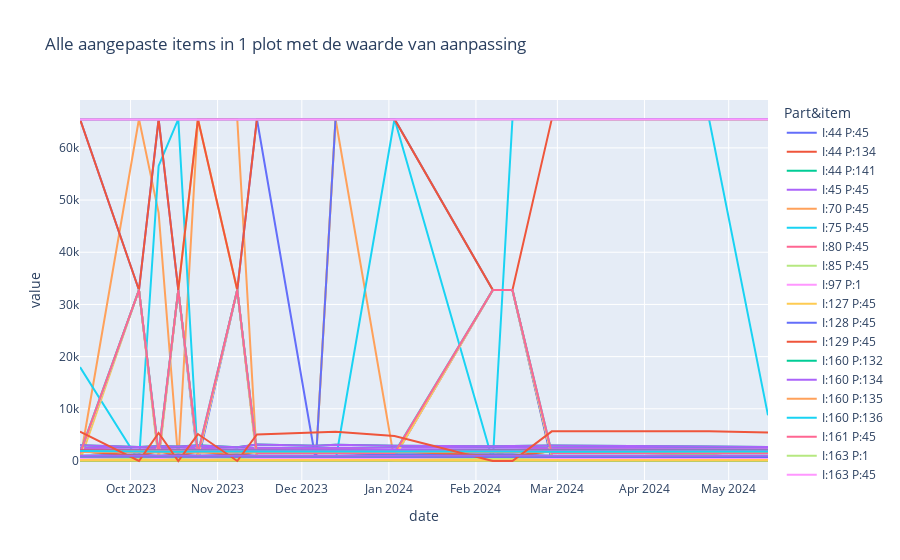

The cell this chart's notebook holds for it:
### Code cell
plotting = be5201[be5201["Part&item"].isin(pI)]

fig = px.line(plotting, x="date", y ="value" ,color="Part&item", title = f"Alle aangepaste items in 1 plot met de waarde van aanpassing")
fig.show()

### Figure 1 — Plotly figure (JSON) as saved in the notebook; plotly's stock layout.template omitted (floating-point values rounded to 4 significant figures)
{"data": [{"hovertemplate": "Part&item=I:44 P:45<br>date=%{x}<br>value=%{y}<extra></extra>", "legendgroup": "I:44 P:45", "line": {"color": "#636efa", "dash": "solid"}, "marker": {"symbol": "circle"}, "mode": "lines", "name": "I:44 P:45", "orientation": "v", "showlegend": true, "type": "scatter", "x": ["2023-09-13", "2023-10-04", "2023-10-11", "2023-10-18", "2023-10-25", "2023-11-08", "2023-11-15", "2023-12-06", "2023-12-13", "2024-01-03", "2024-02-07", "2024-02-14", "2024-02-28", "2024-04-24", "2024-05-15"], "xaxis": "x", "y": [430, 0, 404, 0, 394, 0, 389, 419, 424, 10, 0, 0, 428, 426, 418], "yaxis": "y"}, {"hovertemplate": "Part&item=I:44 P:134<br>date=%{x}<br>value=%{y}<extra></extra>", "legendgroup": "I:44 P:134", "line": {"color": "#EF553B", "dash": "solid"}, "marker": {"symbol": "circle"}, "mode": "lines", "name": "I:44 P:134", "orientation": "v", "showlegend": true, "type": "scatter", "x": ["2023-09-13", "2023-10-04", "2023-10-11", "2023-10-18", "2023-10-25", "2023-11-08", "2023-11-15", "2023-12-06", "2023-12-13", "2024-01-03", "2024-02-07", "2024-02-14", "2024-02-28", "2024-04-24", "2024-05-15"], "xaxis": "x", "y": [433, 433, 403, 403, 403, 403, 403, 403, 403, 403, 403, 403, 425, 425, 413], "yaxis": "y"}, {"hovertemplate": "Part&item=I:44 P:141<br>date=%{x}<br>value=%{y}<extra></extra>", "legendgroup": "I:44 P:141", "line": {"color": "#00cc96", "dash": "solid"}, "marker": {"symbol": "circle"}, "mode": "lines", "name": "I:44 P:141", "orientation": "v", "showlegend": true, "type": "scatter", "x": ["2023-09-13", "2023-10-04", "2023-10-11", "2023-10-18", "2023-10-25", "2023-11-08", "2023-11-15", "2023-12-06", "2023-12-13", "2024-01-03", "2024-02-07", "2024-02-14", "2024-02-28", "2024-04-24", "2024-05-15"], "xaxis": "x", "y": [610, 610, 605, 605, 605, 605, 605, 605, 605, 605, 605, 605, 603, 603, 600], "yaxis": "y"}, {"hovertemplate": "Part&item=I:45 P:45<br>date=%{x}<br>value=%{y}<extra></extra>", "legendgroup": "I:45 P:45", "line": {"color": "#ab63fa", "dash": "solid"}, "marker": {"symbol": "circle"}, "mode": "lines", "name": "I:45 P:45", "orientation": "v", "showlegend": true, "type": "scatter", "x": ["2023-09-13", "2023-10-04", "2023-10-11", "2023-10-18", "2023-10-25", "2023-11-08", "2023-11-15", "2023-12-06", "2023-12-13", "2024-01-03", "2024-02-07", "2024-02-14", "2024-02-28", "2024-04-24", "2024-05-15"], "xaxis": "x", "y": [430, 0, 404, 0, 391, 0, 388, 419, 425, 10, 0, 0, 427, 427, 417], "yaxis": "y"}, {"hovertemplate": "Part&item=I:70 P:45<br>date=%{x}<br>value=%{y}<extra></extra>", "legendgroup": "I:70 P:45", "line": {"color": "#FFA15A", "dash": "solid"}, "marker": {"symbol": "circle"}, "mode": "lines", "name": "I:70 P:45", "orientation": "v", "showlegend": true, "type": "scatter", "x": ["2023-09-13", "2023-10-04", "2023-10-11", "2023-10-18", "2023-10-25", "2023-11-08", "2023-11-15", "2023-12-06", "2023-12-13", "2024-01-03", "2024-02-07", "2024-02-14", "2024-02-28", "2024-04-24", "2024-05-15"], "xaxis": "x", "y": [6, 65532, 47543, 10, 65530, 65532, 10, 4, 65532, 4, 8, 0, 4, 8, 8], "yaxis": "y"}, {"hovertemplate": "Part&item=I:75 P:45<br>date=%{x}<br>value=%{y}<extra></extra>", "legendgroup": "I:75 P:45", "line": {"color": "#19d3f3", "dash": "solid"}, "marker": {"symbol": "circle"}, "mode": "lines", "name": "I:75 P:45", "orientation": "v", "showlegend": true, "type": "scatter", "x": ["2023-09-13", "2023-10-04", "2023-10-11", "2023-10-18", "2023-10-25", "2023-11-08", "2023-11-15", "2023-12-06", "2023-12-13", "2024-01-03", "2024-02-07", "2024-02-14", "2024-02-28", "2024-04-24", "2024-05-15"], "xaxis": "x", "y": [17984, 0, 56540, 65524, 4, 0, 4, 0, 0, 65532, 0, 65532, 65532, 65532, 8752], "yaxis": "y"}, {"hovertemplate": "Part&item=I:80 P:45<br>date=%{x}<br>value=%{y}<extra></extra>", "legendgroup": "I:80 P:45", "line": {"color": "#FF6692", "dash": "solid"}, "marker": {"symbol": "circle"}, "mode": "lines", "name": "I:80 P:45", "orientation": "v", "showlegend": true, "type": "scatter", "x": ["2023-09-13", "2023-10-04", "2023-10-11", "2023-10-18", "2023-10-25", "2023-11-08", "2023-11-15", "2023-12-06", "2023-12-13", "2024-01-03", "2024-02-07", "2024-02-14", "2024-02-28", "2024-04-24", "2024-05-15"], "xaxis": "x", "y": [1998, 500, 497, 501, 500, 500, 2001, 1999, 1998, 500, 2000, 501, 1999, 1199, 151], "yaxis": "y"}, {"hovertemplate": "Part&item=I:85 P:45<br>date=%{x}<br>value=%{y}<extra></extra>", "legendgroup": "I:85 P:45", "line": {"color": "#B6E880", "dash": "solid"}, "marker": {"symbol": "circle"}, "mode": "lines", "name": "I:85 P:45", "orientation": "v", "showlegend": true, "type": "scatter", "x": ["2023-09-13", "2023-10-04", "2023-10-11", "2023-10-18", "2023-10-25", "2023-11-08", "2023-11-15", "2023-12-06", "2023-12-13", "2024-01-03", "2024-02-07", "2024-02-14", "2024-02-28", "2024-04-24", "2024-05-15"], "xaxis": "x", "y": [1999, 500, 501, 500, 500, 500, 1999, 1998, 1999, 501, 2000, 499, 1998, 1199, 151], "yaxis": "y"}, {"hovertemplate": "Part&item=I:97 P:1<br>date=%{x}<br>value=%{y}<extra></extra>", "legendgroup": "I:97 P:1", "line": {"color": "#FF97FF", "dash": "solid"}, "marker": {"symbol": "circle"}, "mode": "lines", "name": "I:97 P:1", "orientation": "v", "showlegend": true, "type": "scatter", "x": ["2023-09-13", "2023-10-04", "2023-10-11", "2023-10-18", "2023-10-25", "2023-11-08", "2023-11-15", "2023-12-06", "2023-12-13", "2024-01-03", "2024-02-07", "2024-02-14", "2024-02-28", "2024-04-24", "2024-05-15"], "xaxis": "x", "y": [2001, 2001, 2001, 2001, 2001, 2001, 2001, 2001, 2001, 2070, 2070, 2070, 2070, 2070, 2070], "yaxis": "y"}, {"hovertemplate": "Part&item=I:127 P:45<br>date=%{x}<br>value=%{y}<extra></extra>", "legendgroup": "I:127 P:45", "line": {"color": "#FECB52", "dash": "solid"}, "marker": {"symbol": "circle"}, "mode": "lines", "name": "I:127 P:45", "orientation": "v", "showlegend": true, "type": "scatter", "x": ["2023-09-13", "2023-10-04", "2023-10-11", "2023-10-18", "2023-10-25", "2023-11-08", "2023-11-15", "2023-12-06", "2023-12-13", "2024-01-03", "2024-02-07", "2024-02-14", "2024-02-28", "2024-04-24", "2024-05-15"], "xaxis": "x", "y": [0, 32768, 2, 32768, 65532, 32768, 0, 0, 65535, 65519, 32768, 32768, 1, 0, 1], "yaxis": "y"}, {"hovertemplate": "Part&item=I:128 P:45<br>date=%{x}<br>value=%{y}<extra></extra>", "legendgroup": "I:128 P:45", "line": {"color": "#636efa", "dash": "solid"}, "marker": {"symbol": "circle"}, "mode": "lines", "name": "I:128 P:45", "orientation": "v", "showlegend": true, "type": "scatter", "x": ["2023-09-13", "2023-10-04", "2023-10-11", "2023-10-18", "2023-10-25", "2023-11-08", "2023-11-15", "2023-12-06", "2023-12-13", "2024-01-03", "2024-02-07", "2024-02-14", "2024-02-28", "2024-04-24", "2024-05-15"], "xaxis": "x", "y": [65535, 32768, 65523, 32768, 2, 32768, 65534, 2, 65535, 65524, 32768, 32768, 0, 1, 8], "yaxis": "y"}, {"hovertemplate": "Part&item=I:129 P:45<br>date=%{x}<br>value=%{y}<extra></extra>", "legendgroup": "I:129 P:45", "line": {"color": "#EF553B", "dash": "solid"}, "marker": {"symbol": "circle"}, "mode": "lines", "name": "I:129 P:45", "orientation": "v", "showlegend": true, "type": "scatter", "x": ["2023-09-13", "2023-10-04", "2023-10-11", "2023-10-18", "2023-10-25", "2023-11-08", "2023-11-15", "2023-12-06", "2023-12-13", "2024-01-03", "2024-02-07", "2024-02-14", "2024-02-28", "2024-04-24", "2024-05-15"], "xaxis": "x", "y": [65505, 32768, 65509, 32768, 65505, 32768, 65504, 65507, 65516, 65511, 32768, 32768, 65510, 65508, 65495], "yaxis": "y"}, {"hovertemplate": "Part&item=I:160 P:132<br>date=%{x}<br>value=%{y}<extra></extra>", "legendgroup": "I:160 P:132", "line": {"color": "#00cc96", "dash": "solid"}, "marker": {"symbol": "circle"}, "mode": "lines", "name": "I:160 P:132", "orientation": "v", "showlegend": true, "type": "scatter", "x": ["2023-09-13", "2023-10-04", "2023-10-11", "2023-10-18", "2023-10-25", "2023-11-08", "2023-11-15", "2023-12-06", "2023-12-13", "2024-01-03", "2024-02-07", "2024-02-14", "2024-02-28", "2024-04-24", "2024-05-15"], "xaxis": "x", "y": [1924, 1929, 1929, 1929, 1929, 1929, 1929, 1929, 1929, 1929, 1929, 1929, 1929, 1929, 1929], "yaxis": "y"}, {"hovertemplate": "Part&item=I:160 P:134<br>date=%{x}<br>value=%{y}<extra></extra>", "legendgroup": "I:160 P:134", "line": {"color": "#ab63fa", "dash": "solid"}, "marker": {"symbol": "circle"}, "mode": "lines", "name": "I:160 P:134", "orientation": "v", "showlegend": true, "type": "scatter", "x": ["2023-09-13", "2023-10-04", "2023-10-11", "2023-10-18", "2023-10-25", "2023-11-08", "2023-11-15", "2023-12-06", "2023-12-13", "2024-01-03", "2024-02-07", "2024-02-14", "2024-02-28", "2024-04-24", "2024-05-15"], "xaxis": "x", "y": [1920, 1918, 1918, 1918, 1918, 1918, 1918, 1918, 1918, 1918, 1918, 1918, 1918, 1918, 1918], "yaxis": "y"}, {"hovertemplate": "Part&item=I:160 P:135<br>date=%{x}<br>value=%{y}<extra></extra>", "legendgroup": "I:160 P:135", "line": {"color": "#FFA15A", "dash": "solid"}, "marker": {"symbol": "circle"}, "mode": "lines", "name": "I:160 P:135", "orientation": "v", "showlegend": true, "type": "scatter", "x": ["2023-09-13", "2023-10-04", "2023-10-11", "2023-10-18", "2023-10-25", "2023-11-08", "2023-11-15", "2023-12-06", "2023-12-13", "2024-01-03", "2024-02-07", "2024-02-14", "2024-02-28", "2024-04-24", "2024-05-15"], "xaxis": "x", "y": [1924, 1931, 1931, 1931, 1931, 1931, 1931, 1931, 1931, 1931, 1931, 1931, 1931, 1931, 1931], "yaxis": "y"}, {"hovertemplate": "Part&item=I:160 P:136<br>date=%{x}<br>value=%{y}<extra></extra>", "legendgroup": "I:160 P:136", "line": {"color": "#19d3f3", "dash": "solid"}, "marker": {"symbol": "circle"}, "mode": "lines", "name": "I:160 P:136", "orientation": "v", "showlegend": true, "type": "scatter", "x": ["2023-09-13", "2023-10-04", "2023-10-11", "2023-10-18", "2023-10-25", "2023-11-08", "2023-11-15", "2023-12-06", "2023-12-13", "2024-01-03", "2024-02-07", "2024-02-14", "2024-02-28", "2024-04-24", "2024-05-15"], "xaxis": "x", "y": [2053, 2057, 2057, 2057, 2057, 2057, 2057, 2057, 2057, 2057, 2057, 2057, 2057, 2057, 2057], "yaxis": "y"}, {"hovertemplate": "Part&item=I:161 P:45<br>date=%{x}<br>value=%{y}<extra></extra>", "legendgroup": "I:161 P:45", "line": {"color": "#FF6692", "dash": "solid"}, "marker": {"symbol": "circle"}, "mode": "lines", "name": "I:161 P:45", "orientation": "v", "showlegend": true, "type": "scatter", "x": ["2023-09-13", "2023-10-04", "2023-10-11", "2023-10-18", "2023-10-25", "2023-11-08", "2023-11-15", "2023-12-06", "2023-12-13", "2024-01-03", "2024-02-07", "2024-02-14", "2024-02-28", "2024-04-24", "2024-05-15"], "xaxis": "x", "y": [2509, 2001, 2562, 2003, 2569, 2001, 2513, 2535, 2500, 2074, 2072, 2070, 2562, 2589, 2606], "yaxis": "y"}, {"hovertemplate": "Part&item=I:163 P:1<br>date=%{x}<br>value=%{y}<extra></extra>", "legendgroup": "I:163 P:1", "line": {"color": "#B6E880", "dash": "solid"}, "marker": {"symbol": "circle"}, "mode": "lines", "name": "I:163 P:1", "orientation": "v", "showlegend": true, "type": "scatter", "x": ["2023-09-13", "2023-10-04", "2023-10-11", "2023-10-18", "2023-10-25", "2023-11-08", "2023-11-15", "2023-12-06", "2023-12-13", "2024-01-03", "2024-02-07", "2024-02-14", "2024-02-28", "2024-04-24", "2024-05-15"], "xaxis": "x", "y": [1730, 1630, 1630, 1630, 1630, 1630, 1630, 1770, 1770, 1770, 1770, 1770, 1770, 1770, 1770], "yaxis": "y"}, {"hovertemplate": "Part&item=I:163 P:45<br>date=%{x}<br>value=%{y}<extra></extra>", "legendgroup": "I:163 P:45", "line": {"color": "#FF97FF", "dash": "solid"}, "marker": {"symbol": "circle"}, "mode": "lines", "name": "I:163 P:45", "orientation": "v", "showlegend": true, "type": "scatter", "x": ["2023-09-13", "2023-10-04", "2023-10-11", "2023-10-18", "2023-10-25", "2023-11-08", "2023-11-15", "2023-12-06", "2023-12-13", "2024-01-03", "2024-02-07", "2024-02-14", "2024-02-28", "2024-04-24", "2024-05-15"], "xaxis": "x", "y": [1729, 1629, 1629, 1629, 1632, 1629, 1629, 1770, 1770, 1771, 1771, 1768, 1770, 1770, 1770], "yaxis": "y"}, {"hovertemplate": "Part&item=I:164 P:1<br>date=%{x}<br>value=%{y}<extra></extra>", "legendgroup": "I:164 P:1", "line": {"color": "#FECB52", "dash": "solid"}, "marker": {"symbol": "circle"}, "mode": "lines", "name": "I:164 P:1", "orientation": "v", "showlegend": true, "type": "scatter", "x": ["2023-09-13", "2023-10-04", "2023-10-11", "2023-10-18", "2023-10-25", "2023-11-08", "2023-11-15", "2023-12-06", "2023-12-13", "2024-01-03", "2024-02-07", "2024-02-14", "2024-02-28", "2024-04-24", "2024-05-15"], "xaxis": "x", "y": [65455, 65443, 65443, 65443, 65454, 65454, 65462, 65492, 65489, 65489, 65489, 65489, 65496, 65484, 65485], "yaxis": "y"}, {"hovertemplate": "Part&item=I:164 P:45<br>date=%{x}<br>value=%{y}<extra></extra>", "legendgroup": "I:164 P:45", "line": {"color": "#636efa", "dash": "solid"}, "marker": {"symbol": "circle"}, "mode": "lines", "name": "I:164 P:45", "orientation": "v", "showlegend": true, "type": "scatter", "x": ["2023-09-13", "2023-10-04", "2023-10-11", "2023-10-18", "2023-10-25", "2023-11-08", "2023-11-15", "2023-12-06", "2023-12-13", "2024-01-03", "2024-02-07", "2024-02-14", "2024-02-28", "2024-04-24", "2024-05-15"], "xaxis": "x", "y": [65456, 65445, 65428, 65445, 65458, 65456, 65464, 65495, 65493, 65493, 65492, 65492, 65496, 65486, 65477], "yaxis": "y"}, {"hovertemplate": "Part&item=I:165 P:1<br>date=%{x}<br>value=%{y}<extra></extra>", "legendgroup": "I:165 P:1", "line": {"color": "#EF553B", "dash": "solid"}, "marker": {"symbol": "circle"}, "mode": "lines", "name": "I:165 P:1", "orientation": "v", "showlegend": true, "type": "scatter", "x": ["2023-09-13", "2023-10-04", "2023-10-11", "2023-10-18", "2023-10-25", "2023-11-08", "2023-11-15", "2023-12-06", "2023-12-13", "2024-01-03", "2024-02-07", "2024-02-14", "2024-02-28", "2024-04-24", "2024-05-15"], "xaxis": "x", "y": [29, 32, 32, 32, 24, 24, 30, 60, 54, 54, 54, 54, 60, 60, 28], "yaxis": "y"}, {"hovertemplate": "Part&item=I:165 P:45<br>date=%{x}<br>value=%{y}<extra></extra>", "legendgroup": "I:165 P:45", "line": {"color": "#00cc96", "dash": "solid"}, "marker": {"symbol": "circle"}, "mode": "lines", "name": "I:165 P:45", "orientation": "v", "showlegend": true, "type": "scatter", "x": ["2023-09-13", "2023-10-04", "2023-10-11", "2023-10-18", "2023-10-25", "2023-11-08", "2023-11-15", "2023-12-06", "2023-12-13", "2024-01-03", "2024-02-07", "2024-02-14", "2024-02-28", "2024-04-24", "2024-05-15"], "xaxis": "x", "y": [19, 22, 102, 22, 14, 14, 20, 50, 44, 44, 44, 44, 50, 50, 18], "yaxis": "y"}, {"hovertemplate": "Part&item=I:187 P:1<br>date=%{x}<br>value=%{y}<extra></extra>", "legendgroup": "I:187 P:1", "line": {"color": "#ab63fa", "dash": "solid"}, "marker": {"symbol": "circle"}, "mode": "lines", "name": "I:187 P:1", "orientation": "v", "showlegend": true, "type": "scatter", "x": ["2023-09-13", "2023-10-04", "2023-10-11", "2023-10-18", "2023-10-25", "2023-11-08", "2023-11-15", "2023-12-06", "2023-12-13", "2024-01-03", "2024-02-07", "2024-02-14", "2024-02-28", "2024-04-24", "2024-05-15"], "xaxis": "x", "y": [2539, 2529, 2529, 2529, 2529, 2529, 2537, 2535, 2538, 2538, 2538, 2538, 2538, 2538, 2535], "yaxis": "y"}, {"hovertemplate": "Part&item=I:190 P:45<br>date=%{x}<br>value=%{y}<extra></extra>", "legendgroup": "I:190 P:45", "line": {"color": "#FFA15A", "dash": "solid"}, "marker": {"symbol": "circle"}, "mode": "lines", "name": "I:190 P:45", "orientation": "v", "showlegend": true, "type": "scatter", "x": ["2023-09-13", "2023-10-04", "2023-10-11", "2023-10-18", "2023-10-25", "2023-11-08", "2023-11-15", "2023-12-06", "2023-12-13", "2024-01-03", "2024-02-07", "2024-02-14", "2024-02-28", "2024-04-24", "2024-05-15"], "xaxis": "x", "y": [902, 32768, 854, 32768, 826, 32768, 815, 886, 902, 780, 32768, 32768, 912, 913, 877], "yaxis": "y"}, {"hovertemplate": "Part&item=I:191 P:45<br>date=%{x}<br>value=%{y}<extra></extra>", "legendgroup": "I:191 P:45", "line": {"color": "#19d3f3", "dash": "solid"}, "marker": {"symbol": "circle"}, "mode": "lines", "name": "I:191 P:45", "orientation": "v", "showlegend": true, "type": "scatter", "x": ["2023-09-13", "2023-10-04", "2023-10-11", "2023-10-18", "2023-10-25", "2023-11-08", "2023-11-15", "2023-12-06", "2023-12-13", "2024-01-03", "2024-02-07", "2024-02-14", "2024-02-28", "2024-04-24", "2024-05-15"], "xaxis": "x", "y": [896, 32768, 856, 32768, 823, 32768, 810, 881, 895, 753, 32768, 32768, 903, 907, 872], "yaxis": "y"}, {"hovertemplate": "Part&item=I:192 P:45<br>date=%{x}<br>value=%{y}<extra></extra>", "legendgroup": "I:192 P:45", "line": {"color": "#FF6692", "dash": "solid"}, "marker": {"symbol": "circle"}, "mode": "lines", "name": "I:192 P:45", "orientation": "v", "showlegend": true, "type": "scatter", "x": ["2023-09-13", "2023-10-04", "2023-10-11", "2023-10-18", "2023-10-25", "2023-11-08", "2023-11-15", "2023-12-06", "2023-12-13", "2024-01-03", "2024-02-07", "2024-02-14", "2024-02-28", "2024-04-24", "2024-05-15"], "xaxis": "x", "y": [960, 32768, 911, 32768, 877, 32768, 863, 938, 953, 813, 32768, 32768, 962, 966, 931], "yaxis": "y"}, {"hovertemplate": "Part&item=I:193 P:45<br>date=%{x}<br>value=%{y}<extra></extra>", "legendgroup": "I:193 P:45", "line": {"color": "#B6E880", "dash": "solid"}, "marker": {"symbol": "circle"}, "mode": "lines", "name": "I:193 P:45", "orientation": "v", "showlegend": true, "type": "scatter", "x": ["2023-09-13", "2023-10-04", "2023-10-11", "2023-10-18", "2023-10-25", "2023-11-08", "2023-11-15", "2023-12-06", "2023-12-13", "2024-01-03", "2024-02-07", "2024-02-14", "2024-02-28", "2024-04-24", "2024-05-15"], "xaxis": "x", "y": [961, 32768, 921, 32768, 882, 32768, 871, 944, 959, 821, 32768, 32768, 970, 972, 932], "yaxis": "y"}, {"hovertemplate": "Part&item=I:194 P:45<br>date=%{x}<br>value=%{y}<extra></extra>", "legendgroup": "I:194 P:45", "line": {"color": "#FF97FF", "dash": "solid"}, "marker": {"symbol": "circle"}, "mode": "lines", "name": "I:194 P:45", "orientation": "v", "showlegend": true, "type": "scatter", "x": ["2023-09-13", "2023-10-04", "2023-10-11", "2023-10-18", "2023-10-25", "2023-11-08", "2023-11-15", "2023-12-06", "2023-12-13", "2024-01-03", "2024-02-07", "2024-02-14", "2024-02-28", "2024-04-24", "2024-05-15"], "xaxis": "x", "y": [959, 32768, 920, 32768, 881, 32768, 867, 943, 960, 811, 32768, 32768, 968, 972, 938], "yaxis": "y"}, {"hovertemplate": "Part&item=I:195 P:45<br>date=%{x}<br>value=%{y}<extra></extra>", "legendgroup": "I:195 P:45", "line": {"color": "#FECB52", "dash": "solid"}, "marker": {"symbol": "circle"}, "mode": "lines", "name": "I:195 P:45", "orientation": "v", "showlegend": true, "type": "scatter", "x": ["2023-09-13", "2023-10-04", "2023-10-11", "2023-10-18", "2023-10-25", "2023-11-08", "2023-11-15", "2023-12-06", "2023-12-13", "2024-01-03", "2024-02-07", "2024-02-14", "2024-02-28", "2024-04-24", "2024-05-15"], "xaxis": "x", "y": [962, 32768, 911, 32768, 877, 32768, 866, 942, 954, 812, 32768, 32768, 965, 967, 927], "yaxis": "y"}, {"hovertemplate": "Part&item=I:212 P:45<br>date=%{x}<br>value=%{y}<extra></extra>", "legendgroup": "I:212 P:45", "line": {"color": "#636efa", "dash": "solid"}, "marker": {"symbol": "circle"}, "mode": "lines", "name": "I:212 P:45", "orientation": "v", "showlegend": true, "type": "scatter", "x": ["2023-09-13", "2023-10-04", "2023-10-11", "2023-10-18", "2023-10-25", "2023-11-08", "2023-11-15", "2023-12-06", "2023-12-13", "2024-01-03", "2024-02-07", "2024-02-14", "2024-02-28", "2024-04-24", "2024-05-15"], "xaxis": "x", "y": [962, 1308, 980, 1308, 978, 1308, 970, 978, 972, 1309, 1313, 1312, 958, 974, 982], "yaxis": "y"}, {"hovertemplate": "Part&item=I:216 P:45<br>date=%{x}<br>value=%{y}<extra></extra>", "legendgroup": "I:216 P:45", "line": {"color": "#EF553B", "dash": "solid"}, "marker": {"symbol": "circle"}, "mode": "lines", "name": "I:216 P:45", "orientation": "v", "showlegend": true, "type": "scatter", "x": ["2023-09-13", "2023-10-04", "2023-10-11", "2023-10-18", "2023-10-25", "2023-11-08", "2023-11-15", "2023-12-06", "2023-12-13", "2024-01-03", "2024-02-07", "2024-02-14", "2024-02-28", "2024-04-24", "2024-05-15"], "xaxis": "x", "y": [1876, 989, 1897, 983, 1882, 989, 1893, 1878, 1880, 1850, 1013, 1010, 1877, 1871, 1877], "yaxis": "y"}, {"hovertemplate": "Part&item=I:224 P:45<br>date=%{x}<br>value=%{y}<extra></extra>", "legendgroup": "I:224 P:45", "line": {"color": "#00cc96", "dash": "solid"}, "marker": {"symbol": "circle"}, "mode": "lines", "name": "I:224 P:45", "orientation": "v", "showlegend": true, "type": "scatter", "x": ["2023-09-13", "2023-10-04", "2023-10-11", "2023-10-18", "2023-10-25", "2023-11-08", "2023-11-15", "2023-12-06", "2023-12-13", "2024-01-03", "2024-02-07", "2024-02-14", "2024-02-28", "2024-04-24", "2024-05-15"], "xaxis": "x", "y": [3016, 2662, 2851, 2802, 2997, 2637, 3144, 2909, 3135, 2918, 2845, 2878, 2985, 2802, 2668], "yaxis": "y"}, {"hovertemplate": "Part&item=I:226 P:45<br>date=%{x}<br>value=%{y}<extra></extra>", "legendgroup": "I:226 P:45", "line": {"color": "#ab63fa", "dash": "solid"}, "marker": {"symbol": "circle"}, "mode": "lines", "name": "I:226 P:45", "orientation": "v", "showlegend": true, "type": "scatter", "x": ["2023-09-13", "2023-10-04", "2023-10-11", "2023-10-18", "2023-10-25", "2023-11-08", "2023-11-15", "2023-12-06", "2023-12-13", "2024-01-03", "2024-02-07", "2024-02-14", "2024-02-28", "2024-04-24", "2024-05-15"], "xaxis": "x", "y": [3019, 2662, 2848, 2796, 2991, 2634, 3138, 2909, 3135, 2918, 2845, 2875, 2982, 2802, 2668], "yaxis": "y"}, {"hovertemplate": "Part&item=I:230 P:1<br>date=%{x}<br>value=%{y}<extra></extra>", "legendgroup": "I:230 P:1", "line": {"color": "#FFA15A", "dash": "solid"}, "marker": {"symbol": "circle"}, "mode": "lines", "name": "I:230 P:1", "orientation": "v", "showlegend": true, "type": "scatter", "x": ["2023-09-13", "2023-10-04", "2023-10-11", "2023-10-18", "2023-10-25", "2023-11-08", "2023-11-15", "2023-12-06", "2023-12-13", "2024-01-03", "2024-02-07", "2024-02-14", "2024-02-28", "2024-04-24", "2024-05-15"], "xaxis": "x", "y": [1730, 1630, 1630, 1630, 1630, 1630, 1630, 1770, 1770, 1770, 1770, 1770, 1770, 1770, 1770], "yaxis": "y"}, {"hovertemplate": "Part&item=I:232 P:45<br>date=%{x}<br>value=%{y}<extra></extra>", "legendgroup": "I:232 P:45", "line": {"color": "#19d3f3", "dash": "solid"}, "marker": {"symbol": "circle"}, "mode": "lines", "name": "I:232 P:45", "orientation": "v", "showlegend": true, "type": "scatter", "x": ["2023-09-13", "2023-10-04", "2023-10-11", "2023-10-18", "2023-10-25", "2023-11-08", "2023-11-15", "2023-12-06", "2023-12-13", "2024-01-03", "2024-02-07", "2024-02-14", "2024-02-28", "2024-04-24", "2024-05-15"], "xaxis": "x", "y": [1567, 32768, 1569, 32768, 1577, 32768, 1573, 1608, 1598, 1631, 32768, 32768, 1603, 1621, 1637], "yaxis": "y"}, {"hovertemplate": "Part&item=I:233 P:45<br>date=%{x}<br>value=%{y}<extra></extra>", "legendgroup": "I:233 P:45", "line": {"color": "#FF6692", "dash": "solid"}, "marker": {"symbol": "circle"}, "mode": "lines", "name": "I:233 P:45", "orientation": "v", "showlegend": true, "type": "scatter", "x": ["2023-09-13", "2023-10-04", "2023-10-11", "2023-10-18", "2023-10-25", "2023-11-08", "2023-11-15", "2023-12-06", "2023-12-13", "2024-01-03", "2024-02-07", "2024-02-14", "2024-02-28", "2024-04-24", "2024-05-15"], "xaxis": "x", "y": [1464, 32768, 1478, 32768, 1474, 32768, 1467, 1512, 1533, 1546, 32768, 32768, 1515, 1528, 1499], "yaxis": "y"}, {"hovertemplate": "Part&item=I:244 P:45<br>date=%{x}<br>value=%{y}<extra></extra>", "legendgroup": "I:244 P:45", "line": {"color": "#B6E880", "dash": "solid"}, "marker": {"symbol": "circle"}, "mode": "lines", "name": "I:244 P:45", "orientation": "v", "showlegend": true, "type": "scatter", "x": ["2023-09-13", "2023-10-04", "2023-10-11", "2023-10-18", "2023-10-25", "2023-11-08", "2023-11-15", "2023-12-06", "2023-12-13", "2024-01-03", "2024-02-07", "2024-02-14", "2024-02-28", "2024-04-24", "2024-05-15"], "xaxis": "x", "y": [758, 140, 763, 140, 766, 140, 766, 763, 772, 158, 140, 140, 763, 763, 769], "yaxis": "y"}, {"hovertemplate": "Part&item=I:304 P:1<br>date=%{x}<br>value=%{y}<extra></extra>", "legendgroup": "I:304 P:1", "line": {"color": "#FF97FF", "dash": "solid"}, "marker": {"symbol": "circle"}, "mode": "lines", "name": "I:304 P:1", "orientation": "v", "showlegend": true, "type": "scatter", "x": ["2023-09-13", "2023-10-04", "2023-10-11", "2023-10-18", "2023-10-25", "2023-11-08", "2023-11-15", "2023-12-06", "2023-12-13", "2024-01-03", "2024-02-07", "2024-02-14", "2024-02-28", "2024-04-24", "2024-05-15"], "xaxis": "x", "y": [383, 383, 383, 383, 383, 383, 383, 403, 403, 403, 403, 403, 404, 404, 396], "yaxis": "y"}, {"hovertemplate": "Part&item=I:305 P:1<br>date=%{x}<br>value=%{y}<extra></extra>", "legendgroup": "I:305 P:1", "line": {"color": "#FECB52", "dash": "solid"}, "marker": {"symbol": "circle"}, "mode": "lines", "name": "I:305 P:1", "orientation": "v", "showlegend": true, "type": "scatter", "x": ["2023-09-13", "2023-10-04", "2023-10-11", "2023-10-18", "2023-10-25", "2023-11-08", "2023-11-15", "2023-12-06", "2023-12-13", "2024-01-03", "2024-02-07", "2024-02-14", "2024-02-28", "2024-04-24", "2024-05-15"], "xaxis": "x", "y": [169, 169, 169, 169, 169, 169, 169, 180, 180, 180, 180, 180, 180, 180, 186], "yaxis": "y"}, {"hovertemplate": "Part&item=I:308 P:1<br>date=%{x}<br>value=%{y}<extra></extra>", "legendgroup": "I:308 P:1", "line": {"color": "#636efa", "dash": "solid"}, "marker": {"symbol": "circle"}, "mode": "lines", "name": "I:308 P:1", "orientation": "v", "showlegend": true, "type": "scatter", "x": ["2023-09-13", "2023-10-04", "2023-10-11", "2023-10-18", "2023-10-25", "2023-11-08", "2023-11-15", "2023-12-06", "2023-12-13", "2024-01-03", "2024-02-07", "2024-02-14", "2024-02-28", "2024-04-24", "2024-05-15"], "xaxis": "x", "y": [2046, 2033, 2033, 2033, 2033, 2033, 2046, 2046, 2029, 2029, 2029, 2029, 2047, 2040, 2030], "yaxis": "y"}, {"hovertemplate": "Part&item=I:310 P:1<br>date=%{x}<br>value=%{y}<extra></extra>", "legendgroup": "I:310 P:1", "line": {"color": "#EF553B", "dash": "solid"}, "marker": {"symbol": "circle"}, "mode": "lines", "name": "I:310 P:1", "orientation": "v", "showlegend": true, "type": "scatter", "x": ["2023-09-13", "2023-10-04", "2023-10-11", "2023-10-18", "2023-10-25", "2023-11-08", "2023-11-15", "2023-12-06", "2023-12-13", "2024-01-03", "2024-02-07", "2024-02-14", "2024-02-28", "2024-04-24", "2024-05-15"], "xaxis": "x", "y": [2050, 2060, 2060, 2060, 2060, 2060, 2065, 2065, 2059, 2059, 2059, 2059, 2063, 2063, 2058], "yaxis": "y"}, {"hovertemplate": "Part&item=I:314 P:1<br>date=%{x}<br>value=%{y}<extra></extra>", "legendgroup": "I:314 P:1", "line": {"color": "#00cc96", "dash": "solid"}, "marker": {"symbol": "circle"}, "mode": "lines", "name": "I:314 P:1", "orientation": "v", "showlegend": true, "type": "scatter", "x": ["2023-09-13", "2023-10-04", "2023-10-11", "2023-10-18", "2023-10-25", "2023-11-08", "2023-11-15", "2023-12-06", "2023-12-13", "2024-01-03", "2024-02-07", "2024-02-14", "2024-02-28", "2024-04-24", "2024-05-15"], "xaxis": "x", "y": [1927, 2015, 2015, 2015, 2015, 2015, 2015, 2015, 2015, 2015, 2015, 2014, 2014, 2014, 2014], "yaxis": "y"}, {"hovertemplate": "Part&item=I:314 P:45<br>date=%{x}<br>value=%{y}<extra></extra>", "legendgroup": "I:314 P:45", "line": {"color": "#ab63fa", "dash": "solid"}, "marker": {"symbol": "circle"}, "mode": "lines", "name": "I:314 P:45", "orientation": "v", "showlegend": true, "type": "scatter", "x": ["2023-09-13", "2023-10-04", "2023-10-11", "2023-10-18", "2023-10-25", "2023-11-08", "2023-11-15", "2023-12-06", "2023-12-13", "2024-01-03", "2024-02-07", "2024-02-14", "2024-02-28", "2024-04-24", "2024-05-15"], "xaxis": "x", "y": [1971, 2017, 2027, 2015, 2046, 2030, 2071, 2058, 2071, 2085, 2009, 2032, 2026, 2016, 2032], "yaxis": "y"}, {"hovertemplate": "Part&item=I:315 P:1<br>date=%{x}<br>value=%{y}<extra></extra>", "legendgroup": "I:315 P:1", "line": {"color": "#FFA15A", "dash": "solid"}, "marker": {"symbol": "circle"}, "mode": "lines", "name": "I:315 P:1", "orientation": "v", "showlegend": true, "type": "scatter", "x": ["2023-09-13", "2023-10-04", "2023-10-11", "2023-10-18", "2023-10-25", "2023-11-08", "2023-11-15", "2023-12-06", "2023-12-13", "2024-01-03", "2024-02-07", "2024-02-14", "2024-02-28", "2024-04-24", "2024-05-15"], "xaxis": "x", "y": [1850, 1781, 1781, 1781, 1781, 1781, 1781, 1781, 1781, 1781, 1781, 1780, 1780, 1780, 1780], "yaxis": "y"}, {"hovertemplate": "Part&item=I:315 P:45<br>date=%{x}<br>value=%{y}<extra></extra>", "legendgroup": "I:315 P:45", "line": {"color": "#19d3f3", "dash": "solid"}, "marker": {"symbol": "circle"}, "mode": "lines", "name": "I:315 P:45", "orientation": "v", "showlegend": true, "type": "scatter", "x": ["2023-09-13", "2023-10-04", "2023-10-11", "2023-10-18", "2023-10-25", "2023-11-08", "2023-11-15", "2023-12-06", "2023-12-13", "2024-01-03", "2024-02-07", "2024-02-14", "2024-02-28", "2024-04-24", "2024-05-15"], "xaxis": "x", "y": [1896, 1783, 1795, 1781, 1816, 1798, 1843, 1828, 1843, 1859, 1774, 1800, 1794, 1782, 1800], "yaxis": "y"}, {"hovertemplate": "Part&item=I:327 P:1<br>date=%{x}<br>value=%{y}<extra></extra>", "legendgroup": "I:327 P:1", "line": {"color": "#FF6692", "dash": "solid"}, "marker": {"symbol": "circle"}, "mode": "lines", "name": "I:327 P:1", "orientation": "v", "showlegend": true, "type": "scatter", "x": ["2023-09-13", "2023-10-04", "2023-10-11", "2023-10-18", "2023-10-25", "2023-11-08", "2023-11-15", "2023-12-06", "2023-12-13", "2024-01-03", "2024-02-07", "2024-02-14", "2024-02-28", "2024-04-24", "2024-05-15"], "xaxis": "x", "y": [794, 790, 792, 790, 789, 787, 786, 777, 777, 777, 773, 773, 769, 769, 768], "yaxis": "y"}, {"hovertemplate": "Part&item=I:327 P:45<br>date=%{x}<br>value=%{y}<extra></extra>", "legendgroup": "I:327 P:45", "line": {"color": "#B6E880", "dash": "solid"}, "marker": {"symbol": "circle"}, "mode": "lines", "name": "I:327 P:45", "orientation": "v", "showlegend": true, "type": "scatter", "x": ["2023-09-13", "2023-10-04", "2023-10-11", "2023-10-18", "2023-10-25", "2023-11-08", "2023-11-15", "2023-12-06", "2023-12-13", "2024-01-03", "2024-02-07", "2024-02-14", "2024-02-28", "2024-04-24", "2024-05-15"], "xaxis": "x", "y": [789, 526, 792, 526, 787, 526, 784, 776, 776, 787, 526, 525, 768, 768, 766], "yaxis": "y"}, {"hovertemplate": "Part&item=I:331 P:1<br>date=%{x}<br>value=%{y}<extra></extra>", "legendgroup": "I:331 P:1", "line": {"color": "#FF97FF", "dash": "solid"}, "marker": {"symbol": "circle"}, "mode": "lines", "name": "I:331 P:1", "orientation": "v", "showlegend": true, "type": "scatter", "x": ["2023-09-13", "2023-10-04", "2023-10-11", "2023-10-18", "2023-10-25", "2023-11-08", "2023-11-15", "2023-12-06", "2023-12-13", "2024-01-03", "2024-02-07", "2024-02-14", "2024-02-28", "2024-04-24", "2024-05-15"], "xaxis": "x", "y": [65444, 65444, 65444, 65444, 65444, 65444, 65444, 65444, 65444, 65444, 65444, 65444, 65444, 65444, 65466], "yaxis": "y"}, {"hovertemplate": "Part&item=I:332 P:1<br>date=%{x}<br>value=%{y}<extra></extra>", "legendgroup": "I:332 P:1", "line": {"color": "#FECB52", "dash": "solid"}, "marker": {"symbol": "circle"}, "mode": "lines", "name": "I:332 P:1", "orientation": "v", "showlegend": true, "type": "scatter", "x": ["2023-09-13", "2023-10-04", "2023-10-11", "2023-10-18", "2023-10-25", "2023-11-08", "2023-11-15", "2023-12-06", "2023-12-13", "2024-01-03", "2024-02-07", "2024-02-14", "2024-02-28", "2024-04-24", "2024-05-15"], "xaxis": "x", "y": [33, 33, 33, 33, 33, 33, 33, 73, 73, 73, 73, 73, 73, 73, 50], "yaxis": "y"}, {"hovertemplate": "Part&item=I:381 P:1<br>date=%{x}<br>value=%{y}<extra></extra>", "legendgroup": "I:381 P:1", "line": {"color": "#636efa", "dash": "solid"}, "marker": {"symbol": "circle"}, "mode": "lines", "name": "I:381 P:1", "orientation": "v", "showlegend": true, "type": "scatter", "x": ["2023-09-13", "2023-10-04", "2023-10-11", "2023-10-18", "2023-10-25", "2023-11-08", "2023-11-15", "2023-12-06", "2023-12-13", "2024-01-03", "2024-02-07", "2024-02-14", "2024-02-28", "2024-04-24", "2024-05-15"], "xaxis": "x", "y": [799, 792, 797, 795, 794, 792, 796, 783, 783, 783, 778, 778, 774, 774, 773], "yaxis": "y"}, {"hovertemplate": "Part&item=I:484 P:45<br>date=%{x}<br>value=%{y}<extra></extra>", "legendgroup": "I:484 P:45", "line": {"color": "#EF553B", "dash": "solid"}, "marker": {"symbol": "circle"}, "mode": "lines", "name": "I:484 P:45", "orientation": "v", "showlegend": true, "type": "scatter", "x": ["2023-09-13", "2023-10-04", "2023-10-11", "2023-10-18", "2023-10-25", "2023-11-08", "2023-11-15", "2023-12-06", "2023-12-13", "2024-01-03", "2024-02-07", "2024-02-14", "2024-02-28", "2024-04-24", "2024-05-15"], "xaxis": "x", "y": [5640, 0, 5379, 0, 5166, 0, 5092, 5534, 5623, 4790, 0, 0, 5680, 5697, 5477], "yaxis": "y"}, {"hovertemplate": "Part&item=I:558 P:45<br>date=%{x}<br>value=%{y}<extra></extra>", "legendgroup": "I:558 P:45", "line": {"color": "#00cc96", "dash": "solid"}, "marker": {"symbol": "circle"}, "mode": "lines", "name": "I:558 P:45", "orientation": "v", "showlegend": true, "type": "scatter", "x": ["2023-09-13", "2023-10-04", "2023-10-11", "2023-10-18", "2023-10-25", "2023-11-08", "2023-11-15", "2023-12-06", "2023-12-13", "2024-01-03", "2024-02-07", "2024-02-14", "2024-02-28", "2024-04-24", "2024-05-15"], "xaxis": "x", "y": [1004, 1017, 1018, 1023, 1013, 1009, 1003, 1004, 1001, 991, 1027, 1016, 1022, 1022, 1009], "yaxis": "y"}, {"hovertemplate": "Part&item=I:559 P:45<br>date=%{x}<br>value=%{y}<extra></extra>", "legendgroup": "I:559 P:45", "line": {"color": "#ab63fa", "dash": "solid"}, "marker": {"symbol": "circle"}, "mode": "lines", "name": "I:559 P:45", "orientation": "v", "showlegend": true, "type": "scatter", "x": ["2023-09-13", "2023-10-04", "2023-10-11", "2023-10-18", "2023-10-25", "2023-11-08", "2023-11-15", "2023-12-06", "2023-12-13", "2024-01-03", "2024-02-07", "2024-02-14", "2024-02-28", "2024-04-24", "2024-05-15"], "xaxis": "x", "y": [1006, 1020, 1019, 1024, 1014, 1009, 1003, 1005, 1001, 991, 1028, 1017, 1023, 1022, 1010], "yaxis": "y"}], "layout": {"legend": {"title": {"text": "Part&item"}, "tracegroupgap": 0}, "title": {"text": "Alle aangepaste items in 1 plot met de waarde van aanpassing"}, "xaxis": {"anchor": "y", "domain": [0, 1], "title": {"text": "date"}}, "yaxis": {"anchor": "x", "domain": [0, 1], "title": {"text": "value"}}}}
